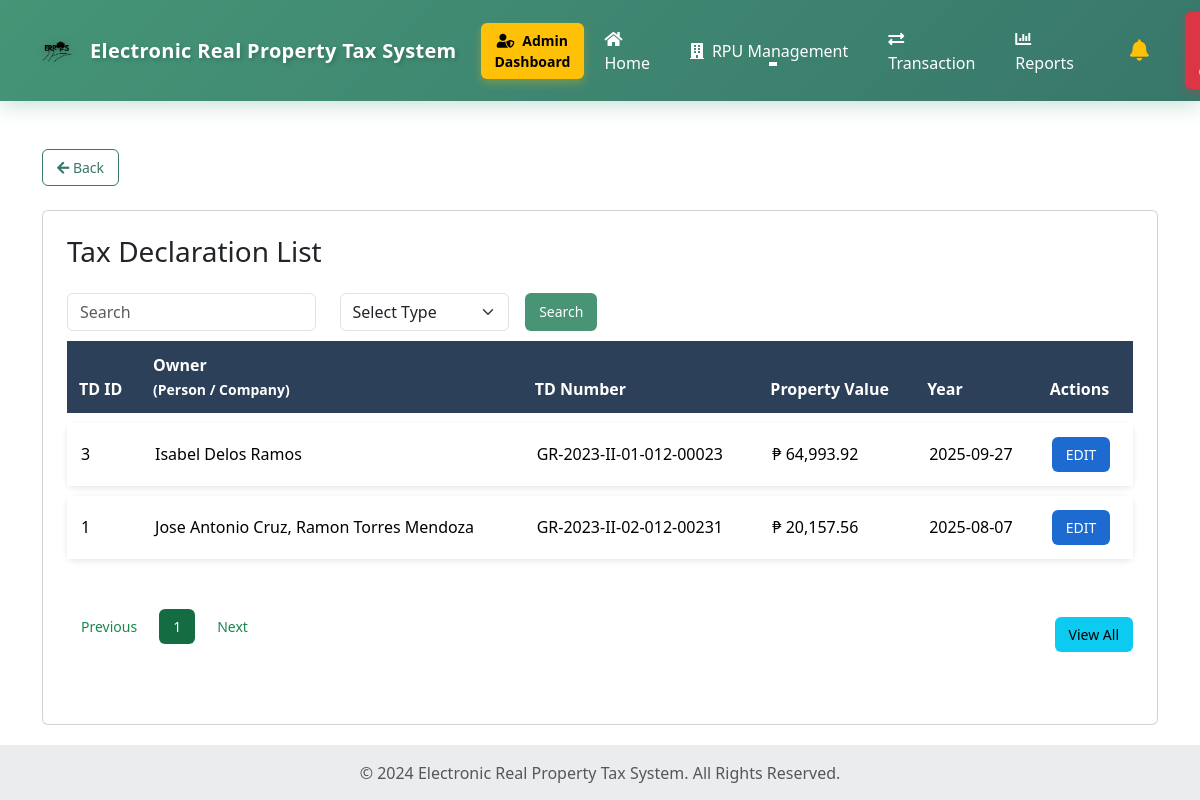
The page /Tax-Declaration-List.php (signed in) on the database its author committed.
### tables this page shows
CREATE TABLE `rpu_dec` (
  `dec_id` int(10) NOT NULL,
  `arp_no` varchar(150) NOT NULL,
  `pro_assess` varchar(250) NOT NULL,
  `pro_date` date NOT NULL,
  `mun_assess` varchar(250) NOT NULL,
  `mun_date` date NOT NULL,
  `td_cancel` int(30) NOT NULL,
  `previous_pin` int(30) NOT NULL,
  `tax_year` date NOT NULL,
  `entered_by` int(30) NOT NULL,
  `entered_year` date NOT NULL,
  `prev_own` varchar(250) NOT NULL,
  `prev_assess` decimal(10,2) NOT NULL,
  `faas_id` int(11) DEFAULT NULL,
  `total_property_value` decimal(15,2) NOT NULL
);

### Tax-Declaration-List.php (the view, shortened to what this page needs)
<?php
$conn = Database::getInstance();
$sql = "SELECT
    r.dec_id,
    r.arp_no,
    r.total_property_value,
    r.tax_year,
    f.faas_id,
    f.pro_id AS p_id,
    GROUP_CONCAT(DISTINCT CONCAT(o.own_fname, ' ', o.own_mname, ' ', o.own_surname) SEPARATOR ', ') AS owner_names
  FROM rpu_dec r
  JOIN faas f ON r.faas_id = f.faas_id  -- CHANGED from LEFT JOIN to JOIN
  LEFT JOIN propertyowner po
    ON po.property_id = f.pro_id
   AND po.is_retained = 1
  LEFT JOIN owners_tb o ON o.own_id = po.owner_id
  WHERE f.faas_id IS NOT NULL
  GROUP BY r.dec_id, f.faas_id, f.pro_id
  ORDER BY r.dec_id DESC
";
$result = $conn->query($sql);
?>
<!doctype html>
<html lang="en">
<head>
  <link rel="stylesheet" href="https://cdnjs.cloudflare.com/ajax/libs/font-awesome/5.15.4/css/all.min.css">
  <link href="https://cdn.jsdelivr.net/npm/bootstrap@5.3.2/dist/css/bootstrap.min.css" rel="stylesheet">
  <link rel="stylesheet" href="main_layout.css">
  <link rel="stylesheet" href="header.css">
  <link rel="stylesheet" href="Tax-Declaration-List.css">
</head>
<body>
  <?php include 'header.php'; ?>
  <section class="container mt-5">
    <div class="mb-4 d-flex justify-content-start">
      <a href="Home.php" class="btn btn-outline-secondary btn-sm">
        <i class="fas fa-arrow-left"></i> Back
      </a>
    </div>
    <div class="card p-4">
      <h3 class="mb-4">Tax Declaration List</h3>
      <div class="form-row mb-4">
        <div class="row mb-4 align-items-center">
          <div class="col-12 col-md-6 col-lg-3 mb-2 mb-md-0">
            <input type="text" class="form-control" id="searchInput" placeholder="Search" onkeyup="filterTable()">
          </div>
          <div class="col-10 col-sm-6 col-md-4 col-lg-4 mb-2 mb-md-0">
            <div class="d-flex">
              <select class="form-select me-3 w-50" id="propertyType" name="propertyType">
                <option value="" disabled selected hidden>Select Type</option>
              </select>
              <button type="button" class="btn btn-success" onclick="filterTable()">Search</button>
            </div>
          </div>
          <div class="table-responsive">
            <table class="table table-bordered text-start modern-table" id="dataTable">
              <thead>
                <tr>
                  <th>TD ID</th>
                  <th>Owner<br><small>(Person / Company)</small></th>
                  <th>TD Number</th>
                  <th>Property Value</th>
                  <th>Year</th>
                  <th>Actions</th>
                </tr>
              </thead>
              <tbody>
                <?php
                if ($result && $result->num_rows > 0) {
                  while ($row = $result->fetch_assoc()) {
                    $dec_id = $row['dec_id'];
                    $p_id = $row['p_id'];
                    $owner_names = $row['owner_names'] ?? '';
                    $owner_display = trim($owner_names) !== '' ? $owner_names : 'None';
                    $rowClass = empty($p_id) ? 'table-secondary' : '';
                    echo "<tr class='{$rowClass}'>";
                    echo "<td>" . htmlspecialchars($dec_id) . "</td>";
                    echo "<td>" . htmlspecialchars($owner_display) . "</td>";
                    echo "<td>" . htmlspecialchars($row['arp_no']) . "</td>";
                    echo "<td>₱ " . number_format($row['total_property_value'], 2) . "</td>";
                    echo "<td>" . htmlspecialchars($row['tax_year']) . "</td>";
                    if (!empty($p_id)) {
                      echo "<td><a href='FAAS.php?id={$p_id}' class='btn btn-primary btn-sm'>EDIT</a></td>";
                    } else {
                      echo "<td><span class='text-muted'>No Property</span></td>";
                    }
                    echo "</tr>";
                  }
                } else {
                  echo "<tr><td colspan='6' class='text-center'>No records found.</td></tr>";
                }
                ?>
              </tbody>
            </table>
          </div>
          <div class="d-flex justify-content-between align-items-center mt-3">
            <div class="pagination-controls d-flex align-items-center">
              <button class="btn btn-outline-success me-2" id="prevPage">Previous</button>
              <button class="btn btn-success me-2 active" id="currentPage">1</button>
              <button class="btn btn-outline-success" id="nextPage">Next</button>
            </div>
            <div class="view-all-container d-flex mt-3">
              <div class="ml-auto">
                <button type="button" class="btn btn-info" data-bs-toggle="modal" data-bs-target="#viewAllModal">
                  View All
                </button>
              </div>
            </div>
          </div>
        </div>
  </section>
  <footer class="bg-body-tertiary text-center text-lg-start mt-auto">
    <div class="text-center p-3" style="background-color: rgba(0, 0, 0, 0.05);">
      <span class="text-muted">© 2024 Electronic Real Property Tax System. All Rights Reserved.</span>
    </div>
  </footer>
</body>
</html>

### main_layout.css (style rules this page uses)
section { margin-block: 20px 20px; }
html, body { height: 100%; margin: 0; }
body { display: flex; padding-top: 70px; flex-direction: column; }

### Tax-Declaration-List.css (style rules this page uses)
table.modern-table { border-collapse: separate; border-spacing: 0 10px; width: 100%; }
table.modern-table thead th { background-color: #2d4059; color: #fff; font-weight: 600; padding: 12px; text-align: left; border: none; }
table.modern-table tbody tr { background-color: #f5f5f5; border-radius: 8px; box-shadow: 0 2px 6px rgba(0, 0, 0, 0.1); transition: background-color 0.2s ease, transform 0.2s ease; }
table.modern-table td { padding: 14px; vertical-align: middle; border: none; }
.btn { padding: 7px 14px; border-radius: 6px; font-size: 14px; border: none; }
.btn-success { background-color: #489474; color: #fff; }
.btn-primary { background-color: #1d6bd1; border: none; }
.btn-outline-secondary { color: #38776b !important; border: 1.5px solid #38776b !important; background-color: transparent !important; font-weight: 500; transition: all 0.3s ease; }

### rows shown on the page
rpu_dec: dec_id "3", owner_display "Isabel Delos Ramos", arp_no "GR-2023-II-01-012-00023", total_property_value "64,993.92", tax_year "2025-09-27"
rpu_dec: dec_id "1", owner_display "Jose Antonio Cruz, Ramon Torres Mendoza", arp_no "GR-2023-II-02-012-00231", total_property_value "20,157.56", tax_year "2025-08-07"
